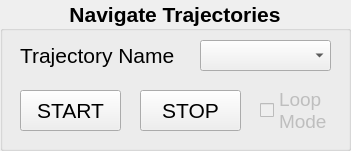
   <widget class="QGroupBox" name="traj_groupBox">
    <property name="geometry">
     <rect>
      <x>360</x>
      <y>240</y>
      <width>351</width>
      <height>151</height>
     </rect>
    </property>
    <property name="font">
     <font>
      <pointsize>16</pointsize>
      <weight>75</weight>
      <bold>true</bold>
     </font>
    </property>
    <property name="title">
     <string>Navigate Trajectories</string>
    </property>
    <property name="alignment">
     <set>Qt::AlignCenter</set>
    </property>
    <widget class="QComboBox" name="traj_CB">
     <property name="geometry">
      <rect>
       <x>200</x>
       <y>40</y>
       <width>131</width>
       <height>31</height>
      </rect>
     </property>
     <property name="font">
      <font>
       <pointsize>16</pointsize>
       <weight>50</weight>
       <bold>false</bold>
      </font>
     </property>
    </widget>
    <widget class="QLabel" name="traj_label">
     <property name="geometry">
      <rect>
       <x>20</x>
       <y>40</y>
       <width>161</width>
       <height>31</height>
      </rect>
     </property>
     <property name="font">
      <font>
       <pointsize>16</pointsize>
       <weight>50</weight>
       <bold>false</bold>
      </font>
     </property>
     <property name="text">
      <string>Trajectory Name :</string>
     </property>
    </widget>
    <widget class="QPushButton" name="traj_startPB">
     <property name="geometry">
      <rect>
       <x>20</x>
       <y>90</y>
       <width>101</width>
       <height>41</height>
      </rect>
     </property>
     <property name="font">
      <font>
       <pointsize>16</pointsize>
       <weight>50</weight>
       <bold>false</bold>
      </font>
     </property>
     <property name="text">
      <string>START</string>
     </property>
    </widget>
    <widget class="QPushButton" name="traj_stopPB">
     <property name="geometry">
      <rect>
       <x>140</x>
       <y>90</y>
       <width>101</width>
       <height>41</height>
      </rect>
     </property>
     <property name="font">
      <font>
       <pointsize>16</pointsize>
       <weight>50</weight>
       <bold>false</bold>
      </font>
     </property>
     <property name="text">
      <string>STOP</string>
     </property>
    </widget>
    <widget class="QCheckBox" name="trajmode_checkBox">
     <property name="enabled">
      <bool>false</bool>
     </property>
     <property name="geometry">
      <rect>
       <x>260</x>
       <y>90</y>
       <width>81</width>
       <height>41</height>
      </rect>
     </property>
     <property name="font">
      <font>
       <pointsize>14</pointsize>
       <weight>50</weight>
       <bold>false</bold>
      </font>
     </property>
     <property name="text">
      <string>Loop 
Mode</string>
     </property>
    </widget>
   </widget>
